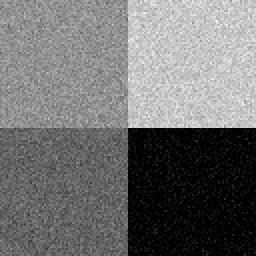
%> input picture paper_dataset/synthetic/5%-2/1_n.bmp, 128 x 128 px (shown 2 times larger)
$ octave FCM_S.m   (GNU Octave 9; MATLAB toolbox functions it lacks are replaced by stand-ins)
%> lines starting %> are read from the running program, lines starting %| are printed output that depends on the picture; long printed decimals are rounded
%%%%%%%%%%%%%%%%%%%%%%%%%%%%%%%%%%%%%%%%%%%%%%%%%
% 标准的FCM_S算法

a=imread('E:\code\MRF\myMRF\paper_dataset\synthetic\5%-2\1_n.bmp');
%> a is the input picture: size 128x128 uint8; min 0, max 246, mean 112.4
[height,width,c]=size(a);
%> height = 128; width = 128; c = 1
if c~=1
    a=rgb2gray(a);
end
a=double(a);
%> a: size 128x128 double

%%%%%%%%%%%%%%%%%%%%%%%%%%%%%%%%%%
% 几个参数
cluster_num=4;
threshold=0.00001;
m=1.75;
iter_num=100;
alpha=2.0;
%%%%%%%%%%%%%%%%%%%%%%%
% 初始化隶属度

for(i=1:height)
    for(j=1:width)
        member_sum=0;
        for(k=1:cluster_num)
            membership(i,j,k)=rand();
            member_sum=member_sum+membership(i,j,k);
        end
        for(k=1:cluster_num)
            membership(i,j,k)=membership(i,j,k)/member_sum;
        end
    end
end
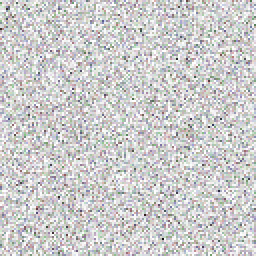
%> membership: size 128x128x4 double (shown 2 times larger); mean R, G, B, A 0.251, 0.248, 0.25, 0.251; transparent parts drawn white

%计算初始中心
for(k=1:cluster_num)
    sum_down=0;
    sum_up=0;
    for(i=1:height)
        for(j=1:width)
            sum_down=sum_down+(1+alpha)*membership(i,j,k)^m;
            num_neigh=0;
            sum_gray=0;
            up=i-1;down=i+1;left=j-1;right=j+1;
            if(up<1) up=1; end
            if (down>height) down=height; end
            if (left<1) left=1; end
            if (right>width) right=width; end

            for(p=up:down)
                for(q=left:right)
                    sum_gray=sum_gray+a(p,q);
                    num_neigh=num_neigh+1;
                end
            end
            num_neigh=num_neigh-1;
            sum_gray=sum_gray-a(i,j);
            sum_up=sum_up+membership(i,j,k)^m*(a(i,j)+alpha*sum_gray/num_neigh);
        end
    end
    center(k)=sum_up/sum_down;
end
%> after the loop, center = [112.3 112.2 112.7 112.3]

for(it=1:iter_num)
    costfunction(it)=0;
end

%%%%%%%%%%%%%%%%%%%%%%%%%%%%%%%%%%%%%%%%%%%%%%%%%%%%
%计算目标函数

for(i=1:height)
    for(j=1:width)
        for(k=1:cluster_num)
            costfunction(1)=costfunction(1)+membership(i,j,k)^m*(a(i,j)-center(k))^2;
            % 加上邻域项
            num_neigh=0;
            temp_sum=0;
            up=i-1;down=i+1;left=j-1;right=j+1;
            if(up<1) up=1; end
            if (down>height) down=height; end
            if (left<1) left=1; end
            if (right>width) right=width; end

            for(p=up:down)
                for(q=left:right)
                    temp_sum=temp_sum+(a(p,q)-center(k))^2;
                    num_neigh=num_neigh+1;
                end
            end
            temp_sum=temp_sum-(a(i,j)-center(k))^2;
            num_neigh=num_neigh-1;
            costfunction(1)=costfunction(1)+membership(i,j,k)^m*alpha*temp_sum/num_neigh;
        end
    end
end
%> after the loop, costfunction = 100 values, max 108877458.4 at index 1, min 0 at index 2, mean 1088774.6
fprintf('iter.count = %d, obj. fcn = %f\n',1, costfunction(1));
%| iter.count = 1, obj. fcn = 108877458.402

%%%%%%%%%%%%%%%%%%%%%%%%%%%%%%%%%%%%%%%%%%%%%%%%%%%%%%%%%%%%%
% 开始迭代

%> (the run ends here)
